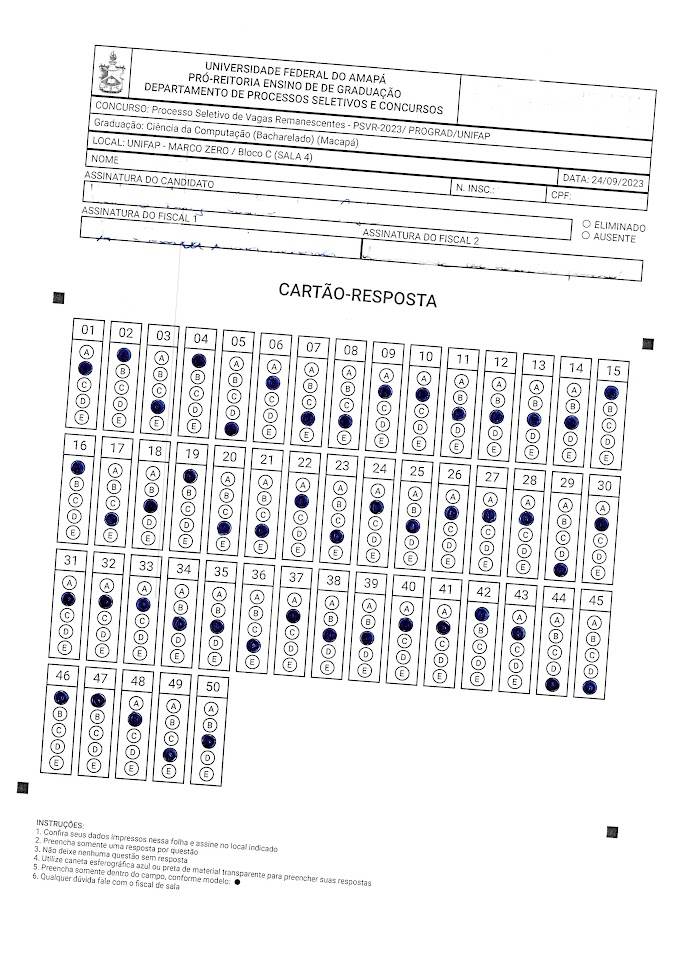
#> input picture cartao3.jpg, 680 x 961 px
$ python -i leitorVelho.py   (imports and definitions only)
#> lines starting #> are read from the running program, lines starting #| are printed output that depends on the picture; after the words box and inside, x2 and y2 are one past the last pixel; in counts of white or black regions, pixels touching at a corner belong together
#> further down, picture is the input picture: shape (961, 680, 3); mean B, G, R 237.9, 237.3, 237.3
import cv2
import numpy as np
from dados import GABARITO, questoes_coordenadas, coordenadas_cantos

# Parâmetros gerais
ARQUIVO_IMAGEM = 'cartao3.jpg'
NUM_QUESTOES = 50
NUM_ALTERNATIVAS = 5

# Inicializa as respostas detectadas
alternativas_marcadas = [-1] * NUM_QUESTOES

def preprocessar_imagem(imagem):
    """Pré-processa a imagem para binarização."""
    imagem_cinza = cv2.cvtColor(imagem, cv2.COLOR_BGR2GRAY)
    imagem_filtro = cv2.medianBlur(imagem_cinza, 5)
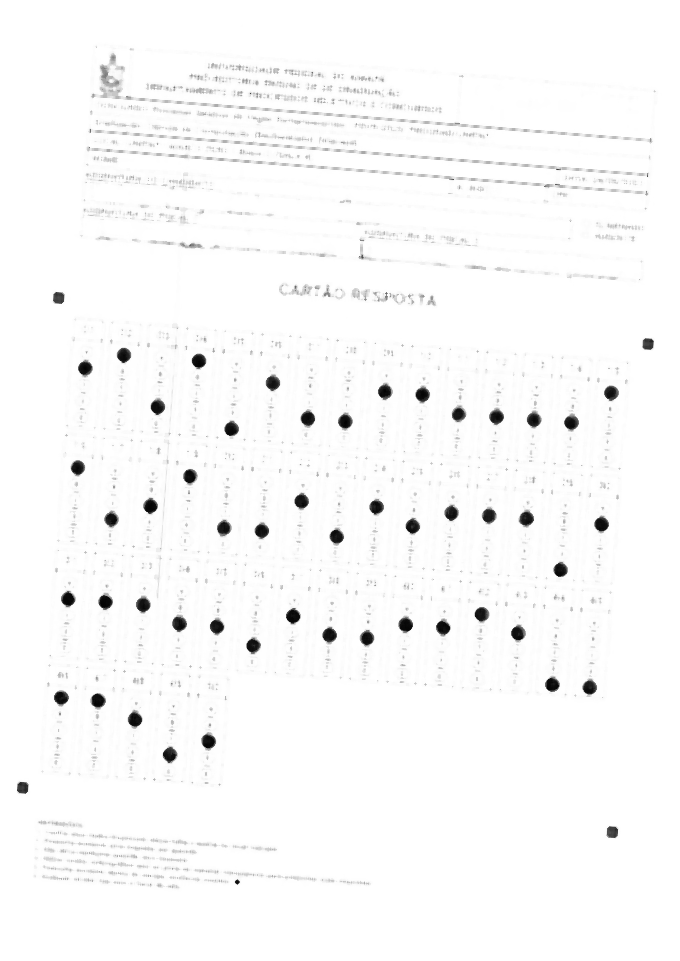
#> imagem_filtro: shape (961, 680); min 3, max 255, mean 249.7
    _, imagem_binaria = cv2.threshold(imagem_filtro, 150, 255, cv2.THRESH_BINARY_INV)
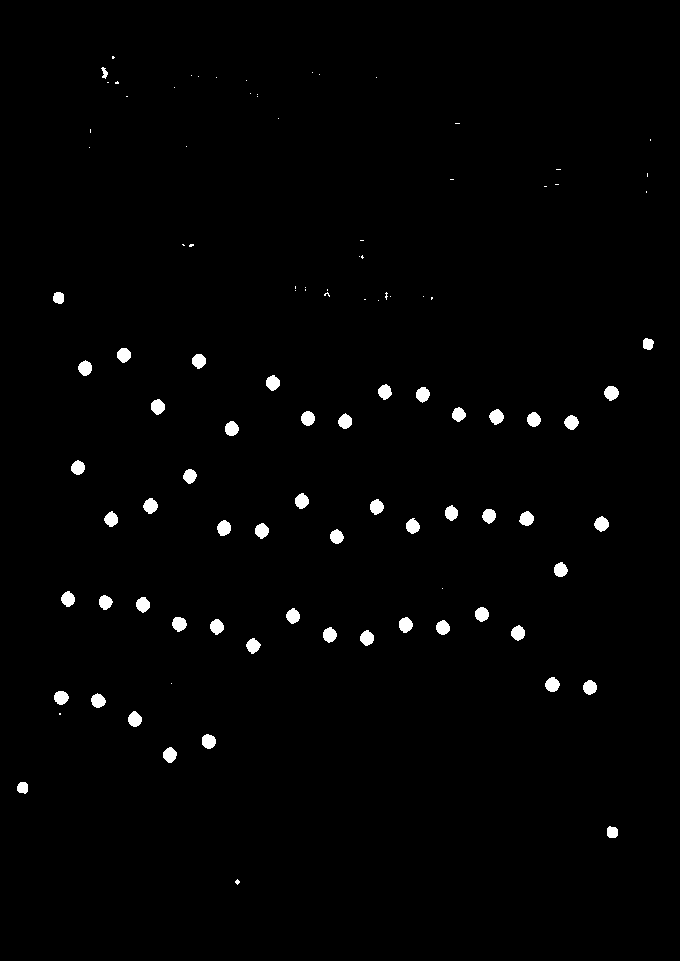
#> imagem_binaria: shape (961, 680); 1.3% white; 103 white regions (48 under 20 px), largest, box (x1, y1, x2, y2) and area: (217, 520, 231, 536) 169, (143, 498, 158, 514) 168, (489, 409, 504, 425) 167
    return imagem_binaria

# [44 lines left out: functions ajustar_coordenadas, desenhar_quadrados_cantos, calcular_nota, desenhar_resultados, not called in this run]


# Carrega a imagem
# [4 lines not run here, left out]

# Recorte da imagem (ajustar conforme necessário)
# [1 line that did not run here, left out]
# [1 line that did not run here, left out]
# [1 line that did not run here, left out]
# [1 line that did not run here, left out]

# Pré-processa a imagem cortada
# [1 line that did not run here, left out]

# Ajuste manual de rotação/deslocamento
angulo = 0
deslocamento_vertical = 0
deslocamento_horizontal = 0


# [33 lines not run here, left out]


>>> import cv2
>>> picture = cv2.imread('cartao3.jpg')
>>> result = preprocessar_imagem(picture)

$ run again, on cartao1.jpg
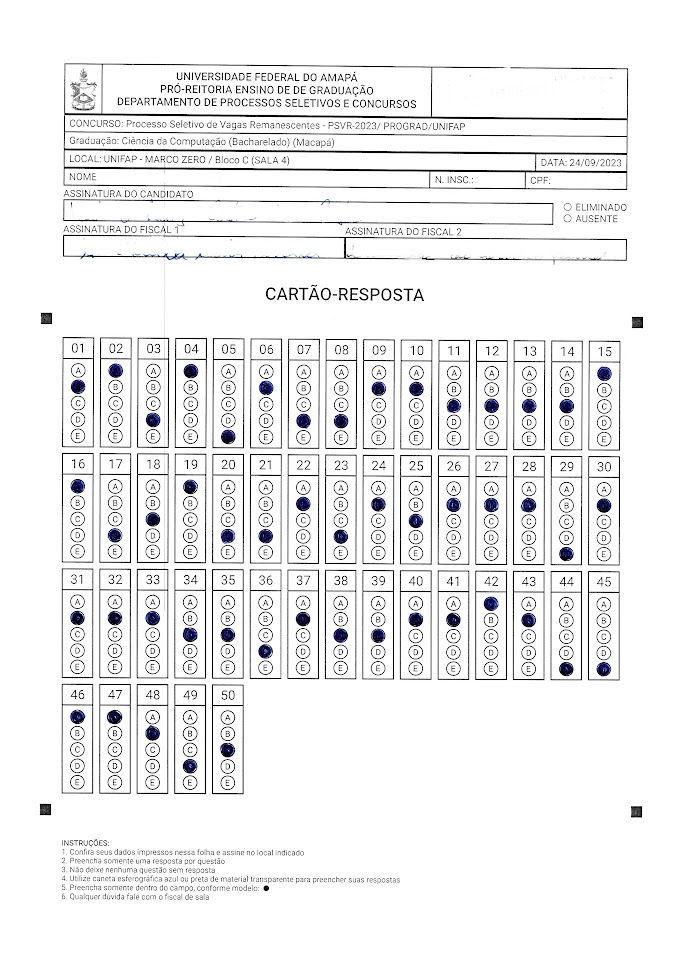
#> input picture cartao1.jpg, 680 x 961 px
#> picture is the input picture: shape (961, 680, 3); mean B, G, R 238.8, 238.3, 238.3
#> in preprocessar_imagem, `imagem_filtro = cv2.medianBlur(imagem_cinza, 5)`:
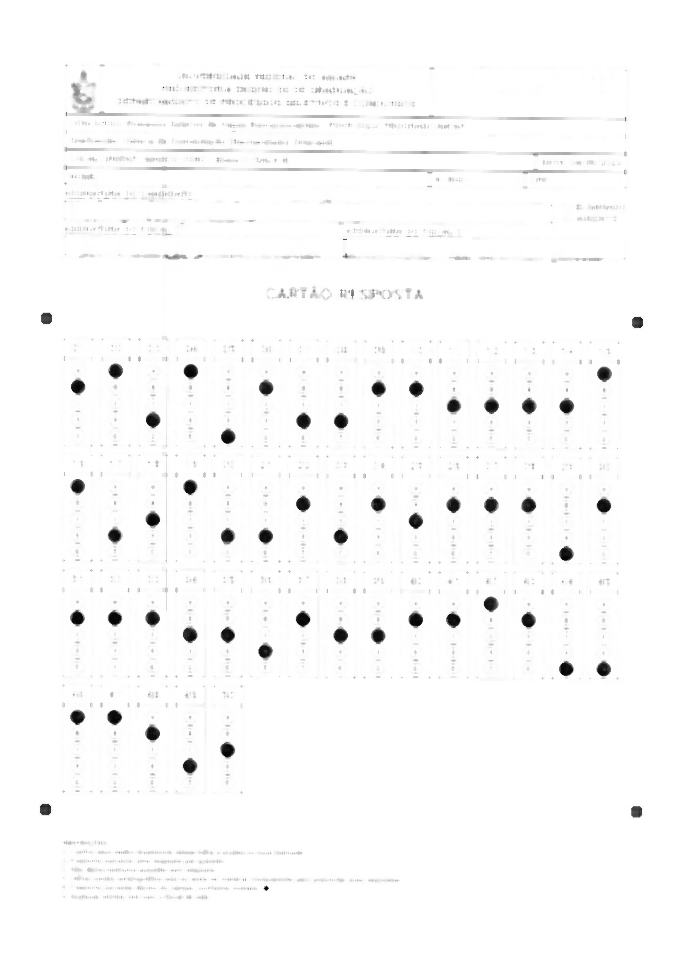
#> imagem_filtro: shape (961, 680); min 3, max 255, mean 250.2
#> in preprocessar_imagem, `_, imagem_binaria = cv2.threshold(imagem_filtro, 150, 255, cv2.THRESH_..`:
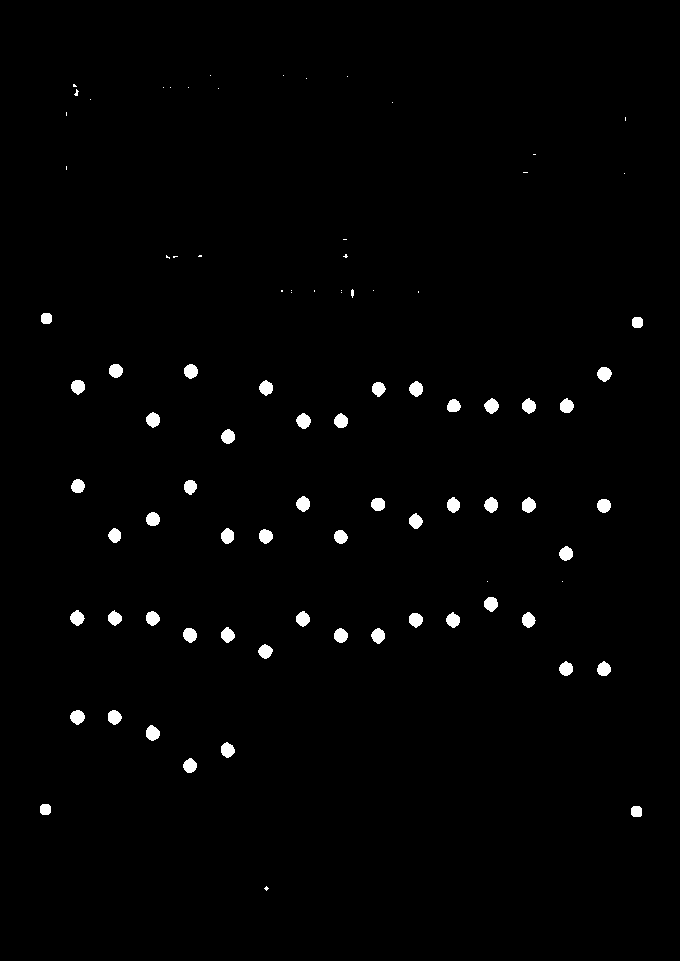
#> imagem_binaria: shape (961, 680); 1.3% white; 89 white regions (34 under 20 px), largest, box (x1, y1, x2, y2) and area: (296, 413, 311, 429) 169, (146, 725, 160, 741) 165, (597, 367, 612, 382) 164
